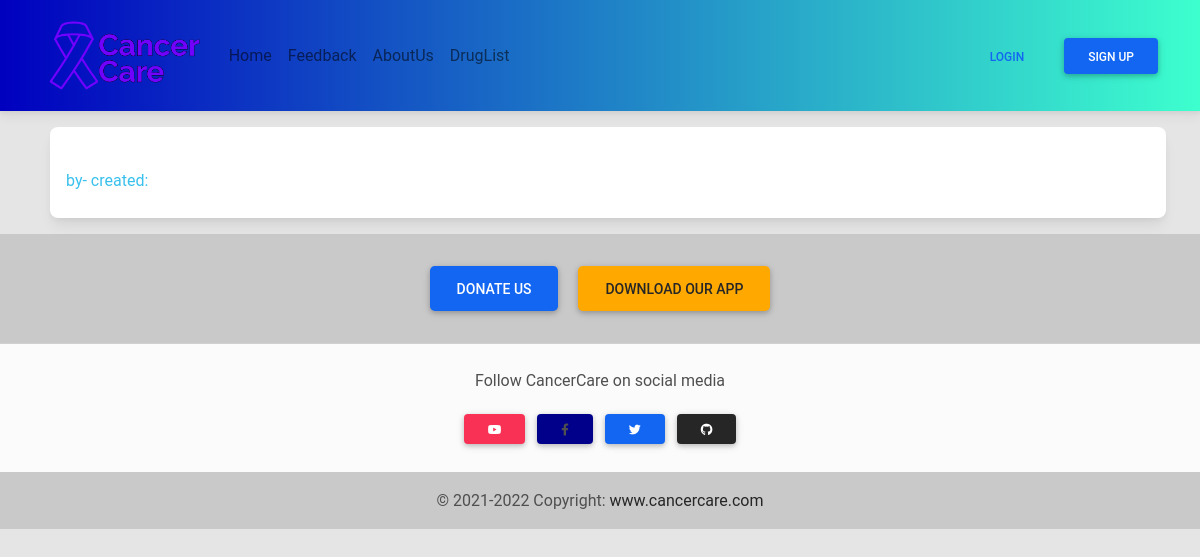
Before: /updates/welcome-message with the older database file.
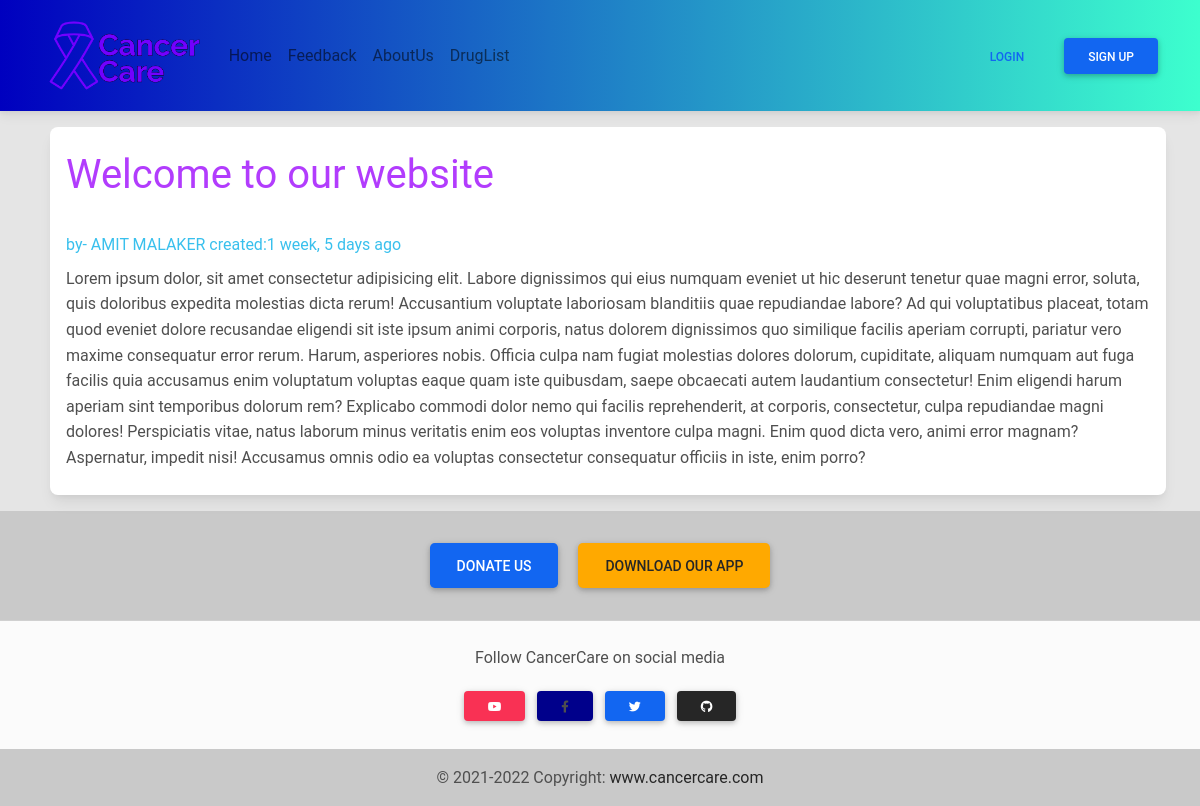
After: the same page with the newer database file.
### mainfeatures/models.py (models this page shows, shortened)
class Post(models.Model):
    serial_no = models.AutoField(primary_key=True)
    author = models.CharField(max_length=30)
    ptype = models.CharField(max_length=10)
    title = models.CharField(max_length=40)
    slug = models.CharField(max_length=30)
    body = models.TextField()
    timestamp = models.DateTimeField(default=now)

### mainfeatures/views.py (the view)
# urls.py: path('updates/<str:slug>', postbody, name='postbody'),
def postbody(request, slug):
    post = Post.objects.filter(slug=slug).first()
    ctx = {
        'post':post
    }
    return render(request, 'mainfeatures/postbody.html', ctx)

### mainfeatures/templates/mainfeatures/postbody.html (shortened to what this page needs)
{% extends 'mainfeatures/base.html' %}
{% load humanize %}
{% block body %}
    <div class="container">
        <div class="row">
            <div class="col-md-12 col-sm-12 my-3 mx-2">
                <div class="card wow fadeInUp">
                    <div class="card-body p-3">
                        <div class="card-title text-info">
                            <div class="fs-1 text-secondary">{{post.title}}</div> <br />
                            by- {{post.author | upper }} created:{{post.timestamp | naturaltime}}<br />
                        </div>
                        <div class="card-text my-2">
                            {{post.body}}
                        </div>
                    </div>
                </div>
            </div>
        </div>
    </div>
{% endblock body %}

Changed rows visible on the page:
added Post: title "Welcome to our website", author "AMIT MALAKER", timestamp "1 week, 5 days ago", body "Lorem ipsum dolor, sit amet consectetur adipisicing elit. Labore dignissimos qui eius numquam eveniet ut hic deserunt tenetur quae magni error, soluta, quis doloribus expedita molestias dicta rerum! Accusantium voluptate laboriosam blanditiis quae repudiandae labore? Ad qui voluptatibus placeat, totam quod eveniet dolore recusandae eligendi sit iste ipsum animi corporis, natus dolorem dignissimos quo similique facilis aperiam corrupti, pariatur vero maxime consequatur error rerum. Harum, asperiores nobis. Officia culpa nam fugiat molestias dolores dolorum, cupiditate, aliquam numquam aut fuga facilis quia accusamus enim voluptatum voluptas eaque quam iste quibusdam, saepe obcaecati autem…"
